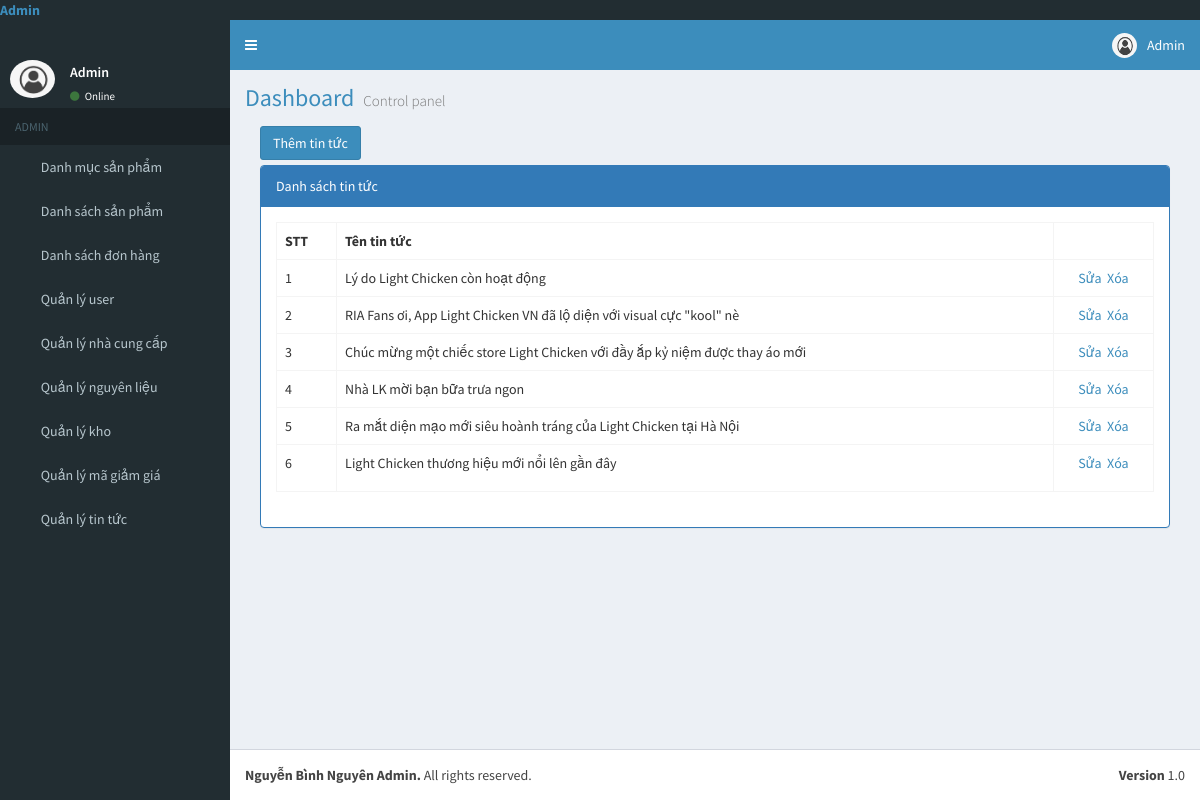
The page /index.php?area=Backend&controller=News (signed in) on the database its author committed.
### tables this page shows
CREATE TABLE `tbl_news` (
  `MaTinTuc` int(11) NOT NULL,
  `TenTinTuc` varchar(200) NOT NULL,
  `NoiDung` varchar(600) NOT NULL
);

### Controllers/Backend/NewsController.php (called while the page is built, shortened)
<?php
	include "Models/Backend/NewsModel.php";
	class NewsController extends Controller{
		public function index(){
			$data = $this->fetchAll();
			$this->renderHTML("Views/Backend/NewsView.php",array("data"=>$data));
		}
	}
 ?>

### index.php (called while the page is built, shortened)
<?php
	include "App/Routing.php";
 ?>

### Models/Backend/NewsModel.php (called while the page is built, shortened)
<?php
	trait NewsModel{
		public function fetchAll(){
			$conn = Connection::getInstance();
			$query = $conn->query("select * from tbl_news order by MaTinTuc asc");
			return $query->fetchAll();
		}
	}
 ?>

### Views/Backend/NewsView.php (the view, shortened to what this page needs)
<div class="col-md-12">
    <div style="margin-bottom:5px;">
        <a href="index.php?area=backend&controller=News&action=add" class="btn btn-primary">Thêm tin tức</a>
    </div>
    <div class="panel panel-primary">
        <div class="panel-heading">Danh sách tin tức</div>
        <div class="panel-body">
            <table class="table table-bordered table-hover">
                <tr>
                    <th>STT</th>
                    <th>Tên tin tức</th>
                    <th style="width:100px;"></th>
                </tr>
                <?php $cnt=1;foreach($data as $rows): ?>
                <tr>
                    <td><?php echo $cnt;$cnt++; ?></td>
                    <td><?php echo $rows->TenTinTuc; ?></td>
                    <td style="text-align:center;">
                        <a href="index.php?area=backend&controller=News&action=edit&id=<?php echo $rows->MaTinTuc; ?>">Sửa</a>&nbsp;
                        <a href="index.php?area=backend&controller=News&action=delete&id=<?php echo $rows->MaTinTuc; ?>" onclick="return window.confirm('Are you sure?');">Xóa</a>
                    </td>
                </tr>
                <?php endforeach; ?>
            </table>
        </div>
    </div>
</div>

### rows shown on the page
tbl_news: TenTinTuc "Lý do Light Chicken còn hoạt động"
tbl_news: TenTinTuc "RIA Fans ơi, App Light Chicken VN đã lộ diện với visual cực \"kool\" nè"
tbl_news: TenTinTuc "Chúc mừng một chiếc store Light Chicken với đầy ắp kỷ niệm được thay áo mới"
tbl_news: TenTinTuc "Nhà LK mời bạn bữa trưa ngon"
tbl_news: TenTinTuc "Ra mắt diện mạo mới siêu hoành tráng của Light Chicken tại Hà Nội"
tbl_news: TenTinTuc "Light Chicken thương hiệu mới nổi lên gần đây"

### other values the page prints
$_SESSION["fullname"] "Admin"
